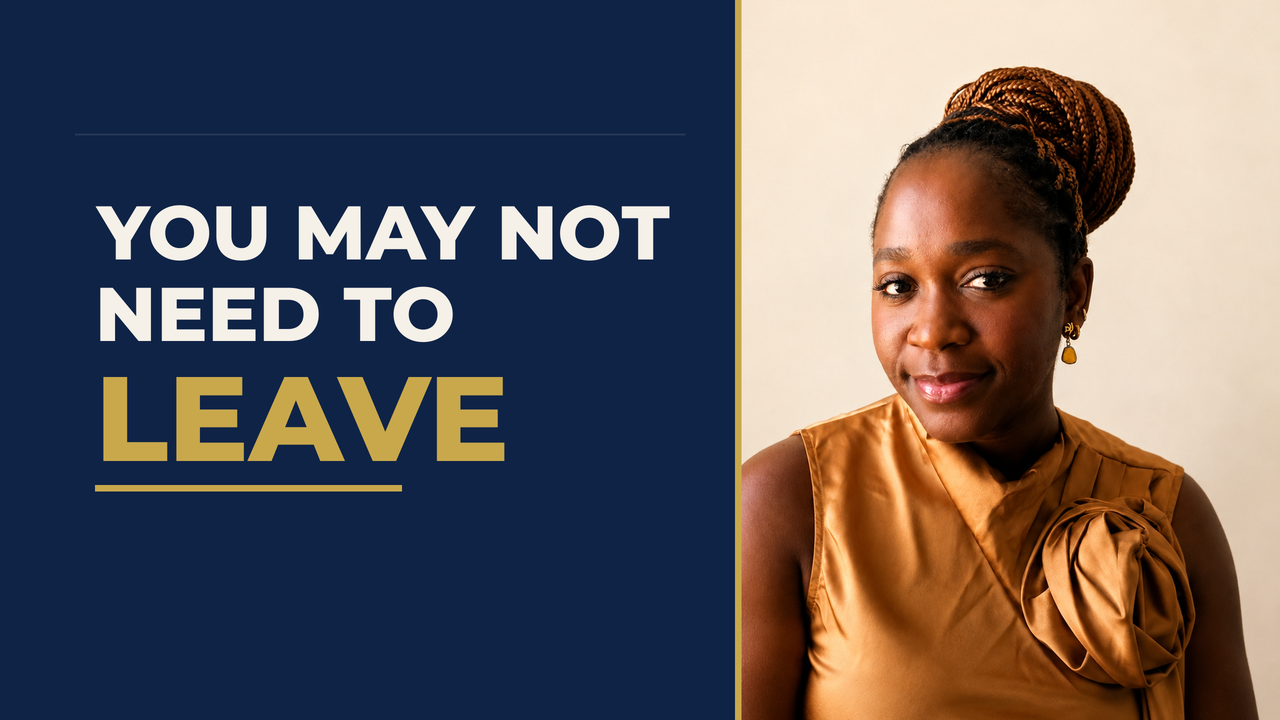
#> input picture deliverables/video-5-slides/thumbnail/Video_5_Thumbnail_A.png, 1280 x 720 px
$ python build_comparison.py
#> lines starting #> are read from the running program, lines starting #| are printed output that depends on the picture
"""Side-by-side comparison of the two Video 5 thumbnail variants."""
import os
from PIL import Image, ImageDraw, ImageFont

HERE = os.path.dirname(os.path.abspath(__file__))
FD = os.path.expanduser("~/.fonts/")
NAVY = (15, 35, 70); DIM = (120, 132, 150); GOLD = (201, 168, 76)
CREAM = (250, 247, 241)

def f(s, w="Bold"): return ImageFont.truetype(FD + "MontserratTB-%s.ttf" % w, s)

A = Image.open(os.path.join(HERE, "Video_5_Thumbnail_A.png")).convert("RGB")
#> A is the input picture: PIL image 1280x720 RGB; mean R, G, B 94.5, 88.3, 91.6
B = Image.open(os.path.join(HERE, "Video_5_Thumbnail_B.png")).convert("RGB")
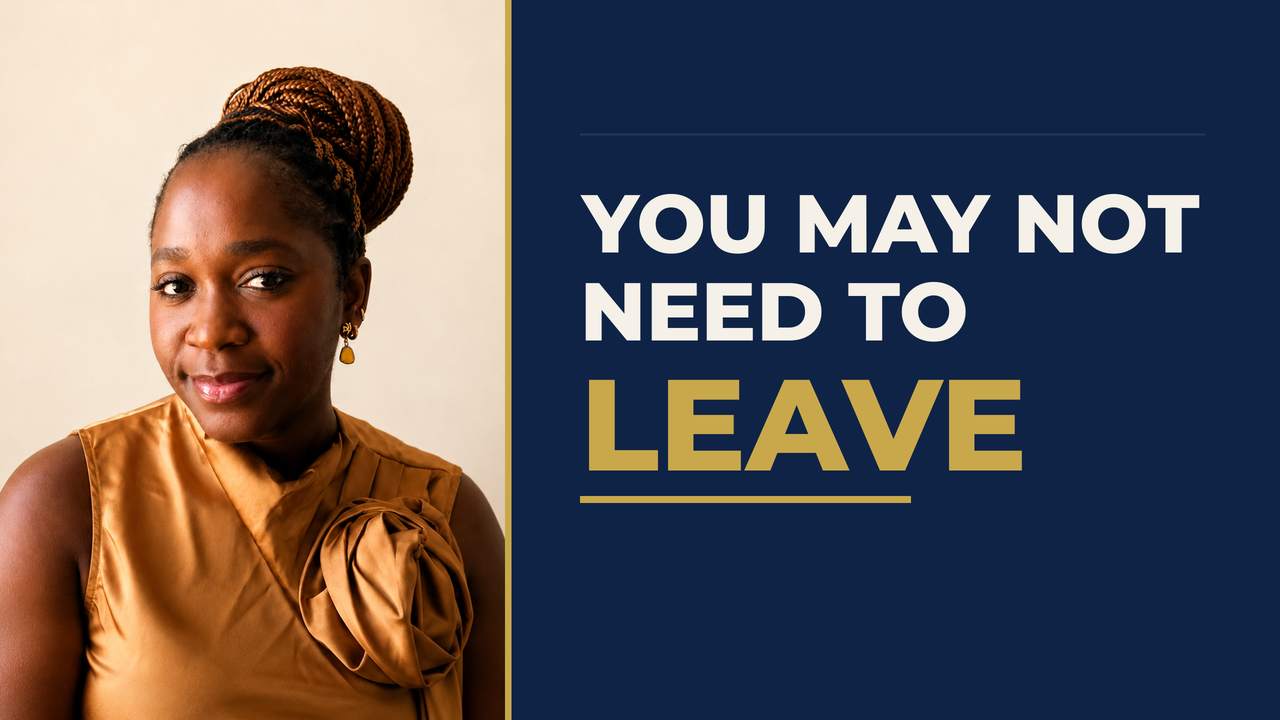
#> input picture deliverables/video-5-slides/thumbnail/Video_5_Thumbnail_B.png, 1280 x 720 px
#> B is the input picture: PIL image 1280x720 RGB; mean R, G, B 91.1, 85.4, 89.5
PREV = 160                                   # 12.5 per cent of 1280
PH = PREV * 9 // 16
BIG = PH * 4

Wd = 1280 * 2 + 60 * 3
TOP = 176
Hd = TOP + 720 + 210 + 60 + BIG + 150
s = Image.new("RGB", (Wd, Hd), CREAM); d = ImageDraw.Draw(s)
#> after `s = Image.new('RGB', (Wd, Hd), CREAM)`:
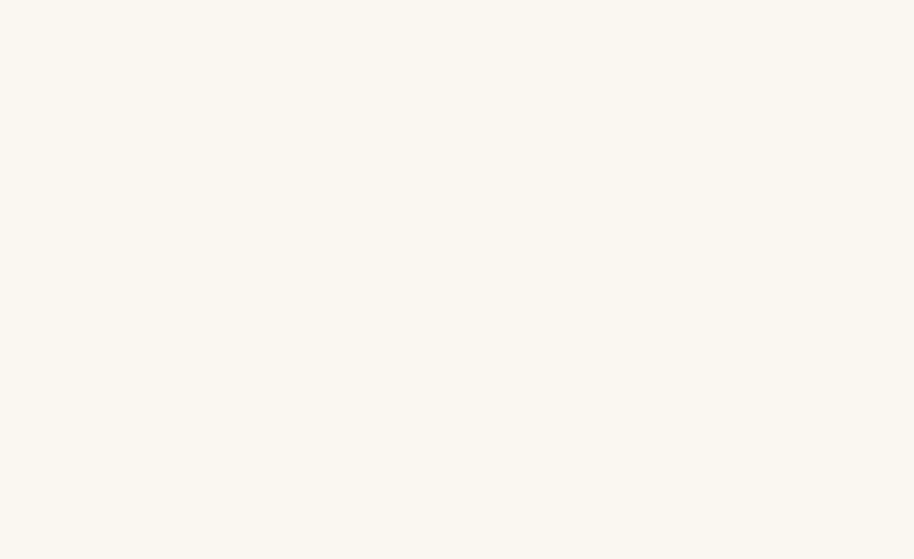
#> s: PIL image 2740x1676 RGB (shown at 1/3 size); mean R, G, B 250, 247, 241
d.text((60, 44), "VIDEO 5 THUMBNAIL — A AND B", font=f(46), fill=NAVY)
d.text((60, 100), "Should I Make an Internal Move? 3 Questions to Decide   ·   "
                  "1280 x 720   ·   same wording in both",
       font=f(26, "Regular"), fill=DIM)
d.rectangle([60, 140, Wd - 60, 144], fill=GOLD)

y = TOP
for i, (im, lab, note) in enumerate([
        (A, "A  —  strongest",
         "Portrait right, text left. Her gaze falls toward the words."),
        (B, "B  —  reversed alternate",
         "Portrait left, text right. Same crop depth, mirrored.")]):
    x = 60 + i * (1280 + 60)
    s.paste(im, (x, y)); d.rectangle([x, y, x + 1280, y + 720],
                                     outline=(214, 204, 186), width=3)
    d.text((x, y + 738), lab, font=f(34), fill=NAVY)
    d.text((x, y + 782), note, font=f(24, "Regular"), fill=DIM)
#> this loop made 2 passes
#> (lab, x) on passes 1 to 2: ('A  —  strongest', 60), ('B  —  reversed alternate', 1400)
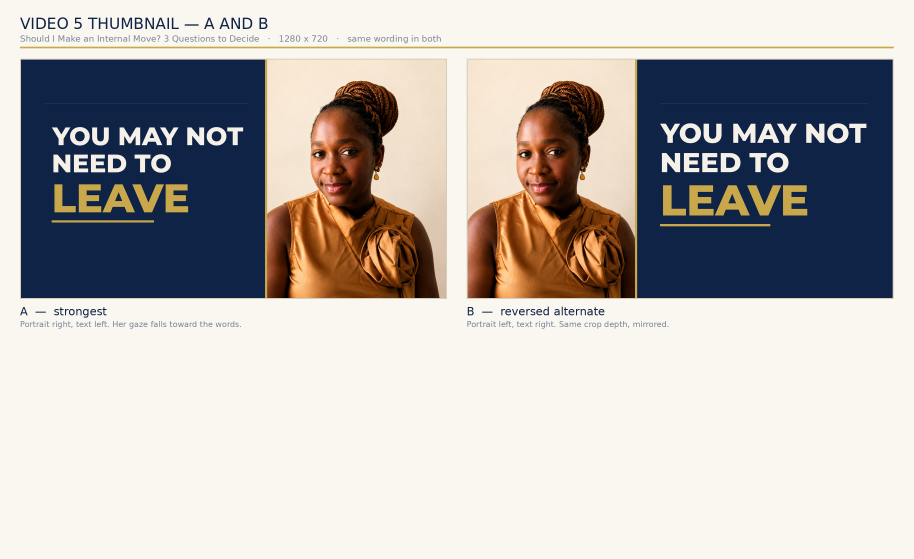
#> s: PIL image 2740x1676 RGB (shown at 1/3 size); mean R, G, B 186.3, 182.1, 179.8

y2 = y + 720 + 210
d.text((60, y2 - 62), "AT 12.5 PER CENT  —  160 PX WIDE", font=f(32), fill=NAVY)
for i, im in enumerate([A, B]):
    x = 60 + i * (1280 + 60)
    t = im.resize((PREV, PH), Image.LANCZOS)
    s.paste(t, (x, y2)); d.rectangle([x, y2, x + PREV, y2 + PH],
                                     outline=(214, 204, 186), width=2)
    big = t.resize((PREV * 4, BIG), Image.NEAREST)
    s.paste(big, (x + PREV + 40, y2))
    d.rectangle([x + PREV + 40, y2, x + PREV + 40 + big.width, y2 + BIG],
                outline=(214, 204, 186), width=2)
    d.text((x, y2 + BIG + 18), "A" if i == 0 else "B", font=f(28), fill=GOLD)
#> this loop made 2 passes
#> pass 1, `t = im.resize((PREV, PH), Image.LANCZOS)`:
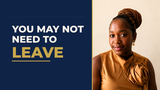
#> t: PIL image 160x90 RGB; mean R, G, B 94.4, 88.2, 91.6
#> pass 1, `big = t.resize((PREV * 4, BIG), Image.NEAREST)`:
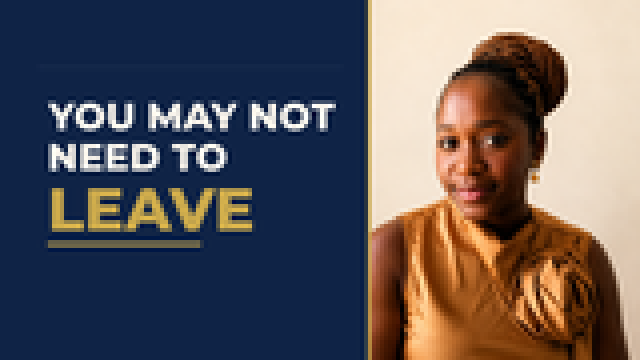
#> big: PIL image 640x360 RGB; mean R, G, B 94.4, 88.2, 91.6
#> after the loop:
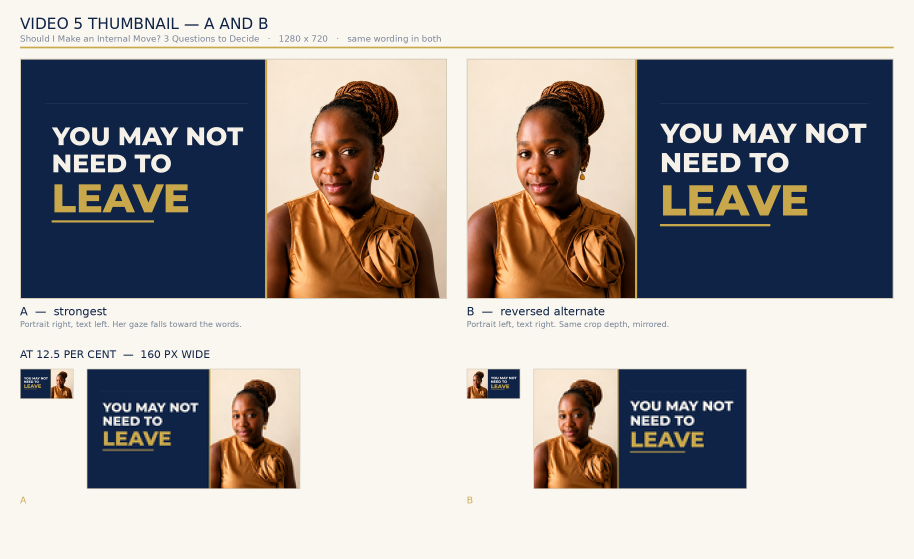
#> s: PIL image 2740x1676 RGB (shown at 1/3 size); mean R, G, B 169.5, 165, 163.7

d.text((60, Hd - 78), "Photograph: a55ff6e1-D85AD998016A47539E6889F2988BF6B5.png, "
       "1254 x 1254. Crop, Lanczos resize and placement only. Nothing in the "
       "photograph was reconstructed, beautified, smoothed, reshaped or altered.",
       font=f(24, "Regular"), fill=DIM)
out = os.path.join(HERE, "Video_5_Thumbnail_Comparison.png")
s.save(out); print("comparison", s.size)
#> after `s.save(out)`:
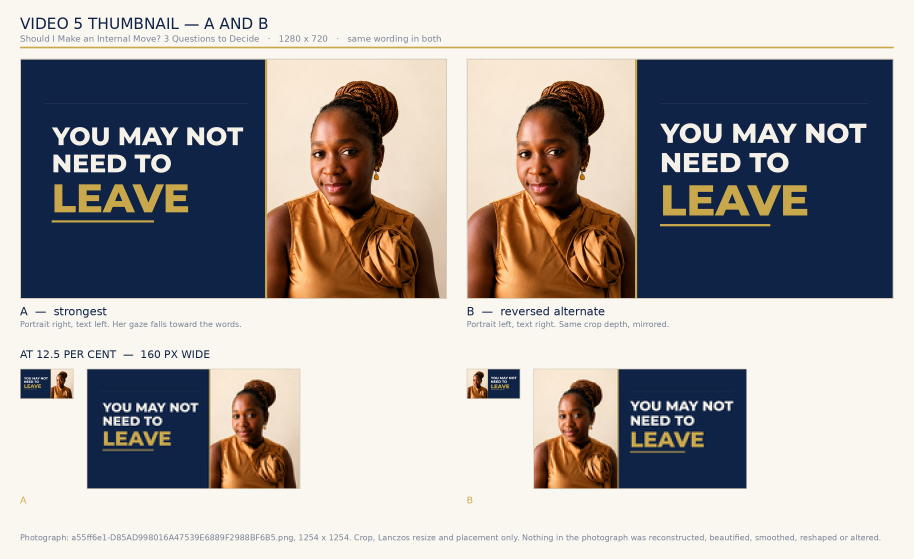
#> saved as Video_5_Thumbnail_Comparison.png: PIL image 2740x1676 RGB (shown at 1/3 size); mean R, G, B 169.2, 164.7, 163.4
#| comparison (2740, 1676)
